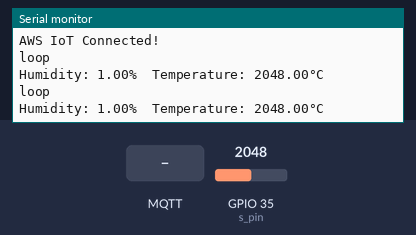
The sketch below on a simulated ESP32. Parts: the last lines printed to the serial monitor. The test bench sets the inputs (shaded band); at power-on: GPIO 35 (s_pin) = 2048. WiFi joins after 1.5 s; servers stay silent unless stated; no MQTT or app messages arrive unless stated.

Above: at 2.7 s.
2.8 s: MQTT message "1" arrives on the first subscribed topic
At 4.1 s:
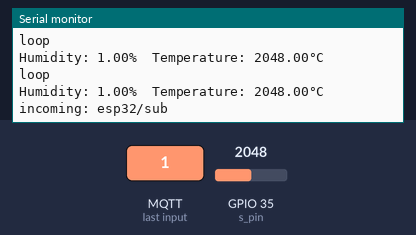
5.0 s: GPIO 35 (s_pin) set to 2866
At 6.3 s:
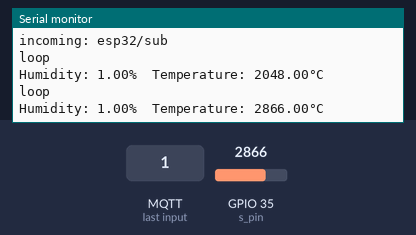
6.5 s: GPIO 35 (s_pin) set to 3603
At 7.4 s:
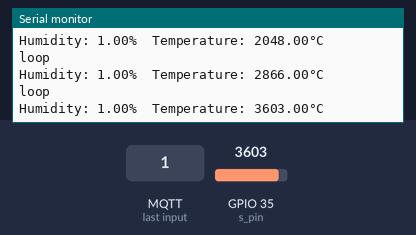
Timing chart, 0 to 9.5 s (numbered marks = the images above; inputs shaded):
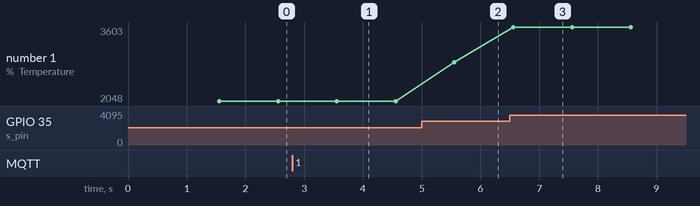

The sketch:

sketch_feb15b.ino
```cpp
#include "secrets.h"
#include <WiFiClientSecure.h>
#include <PubSubClient.h>
#include <ArduinoJson.h>
#include "WiFi.h"

//#include "DHT.h"
//#define DHTPIN 14     // Digital pin connected to the DHT sensor
//#define DHTTYPE DHT11   // DHT 11

#define AWS_IOT_PUBLISH_TOPIC   "esp32/pub"
#define AWS_IOT_SUBSCRIBE_TOPIC "esp32/sub"

float h ;
float t;

//DHT dht(DHTPIN, DHTTYPE);

WiFiClientSecure net = WiFiClientSecure();
PubSubClient client(net);
int s_pin = 35;


void connectAWS()
{
  Serial.println("Hello");
  WiFi.mode(WIFI_STA);
  WiFi.begin(WIFI_SSID, WIFI_PASSWORD);

  Serial.println("Connecting to Wi-Fi");

  while (WiFi.status() != WL_CONNECTED)
  {
    delay(500);
    Serial.print(".");
  }

  // Configure WiFiClientSecure to use the AWS IoT device credentials
  net.setCACert(AWS_CERT_CA);
  net.setCertificate(AWS_CERT_CRT);
  net.setPrivateKey(AWS_CERT_PRIVATE);

  // Connect to the MQTT broker on the AWS endpoint we defined earlier
  client.setServer(AWS_IOT_ENDPOINT, 8883);

  // Create a message handler
  client.setCallback(messageHandler);

  Serial.println("Connecting to AWS IOT");

  while (!client.connect(THINGNAME))
  {
    Serial.print(".");
//    delay(10);
  }

  if (!client.connected())
  {
    Serial.println("AWS IoT Timeout!");
    return;
  }

  // Subscribe to a topic
  client.subscribe(AWS_IOT_SUBSCRIBE_TOPIC);

  Serial.println("AWS IoT Connected!");
}

void publishMessage()
{
  StaticJsonDocument<200> doc;
  doc["humidity"] = h;
  doc["temperature"] = t;
  char jsonBuffer[512];
  serializeJson(doc, jsonBuffer); // print to client

  client.publish(AWS_IOT_PUBLISH_TOPIC, jsonBuffer);
}

void messageHandler(char* topic, byte* payload, unsigned int length)
{
  Serial.print("incoming: ");
  Serial.println(topic);

  StaticJsonDocument<200> doc;
  deserializeJson(doc, payload);
  const char* message = doc["message"];
  Serial.println(message);
}

void setup()
{
  Serial.println("Hello");
  Serial.begin(115200);
  connectAWS();
  pinMode(s_pin, INPUT);
//  dht.begin();
}

void loop()
{
  Serial.println("loop");
//  h = dht.readHumidity();
//  t = dht.readTemperature();
 h = 1;
 t = analogRead(s_pin);


  if (isnan(h) || isnan(t) )  // Check if any reads failed and exit early (to try again).
  {
    Serial.println(F("Failed to read from DHT sensor!"));
    return;
  }

  Serial.print(F("Humidity: "));
  Serial.print(h);
  Serial.print(F("%  Temperature: "));
  Serial.print(t);
  Serial.println(F("°C "));

  publishMessage();
  client.loop();
  delay(1000);
}
```

Measured:
- after the input at 2.8 s, the serial monitor: prints a new line after 0.76 s (image 1)
- after the input at 5.0 s, the serial monitor: prints a new line after 0.56 s (image 2)
- after the input at 6.5 s, the serial monitor: prints a new line after 0.06 s (image 3)
- plotted number 1: 2048 → 2866 after the input at 5.0 s, 2866 → 3603 after the input at 6.5 s
